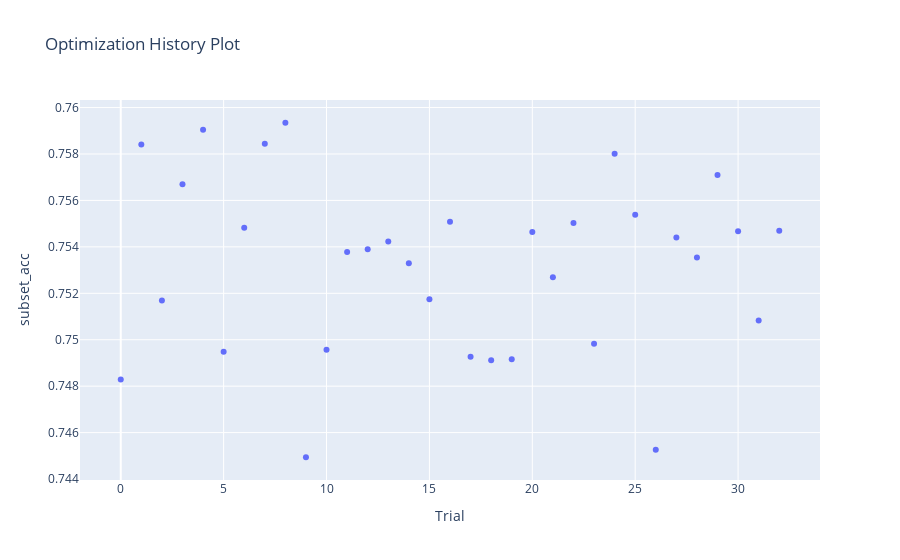

Here is the notebook cell this chart was saved with:
### Code cell
plot_optimization_history(study, target=lambda t: t.values[0], target_name='subset_acc')

### Figure 1 — Plotly figure (JSON) as saved in the notebook; plotly's stock layout.template omitted (floating-point values rounded to 4 significant figures)
{"data": [{"mode": "markers", "name": "subset_acc", "type": "scatter", "x": [0, 1, 2, 3, 4, 5, 6, 7, 8, 9, 10, 11, 12, 13, 14, 15, 16, 17, 18, 19, 20, 21, 22, 23, 24, 25, 26, 27, 28, 29, 30, 31, 32], "y": [0.7483, 0.7584, 0.7517, 0.7567, 0.759, 0.7495, 0.7548, 0.7584, 0.7593, 0.7449, 0.7496, 0.7538, 0.7539, 0.7542, 0.7533, 0.7517, 0.7551, 0.7493, 0.7491, 0.7492, 0.7546, 0.7527, 0.755, 0.7498, 0.758, 0.7554, 0.7453, 0.7544, 0.7535, 0.7571, 0.7547, 0.7508, 0.7547]}], "layout": {"title": {"text": "Optimization History Plot"}, "xaxis": {"title": {"text": "Trial"}}, "yaxis": {"title": {"text": "subset_acc"}}}}
